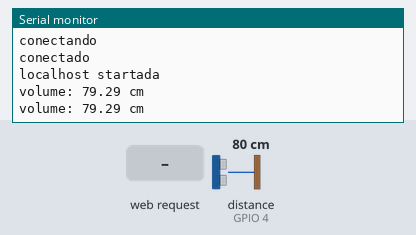
Bench run of a sketch on a simulated ESP8266 (NodeMCU). Shown: the last lines printed to the serial monitor. Wiring (inferred from the names in the program): ultrasonic range finder: trigger GPIO 5; echo GPIO 4. The inputs (shaded band) are chosen by the test bench; at power-on: distance to the obstacle (sensor on GPIO 4) 80 cm. The echo pulse lasts 58.3 µs per cm; WiFi joins after 1.5 s; servers stay silent unless stated.

Above: at 3.2 s.
3.3 s: HTTP request GET / received
5.5 s: distance to the obstacle (sensor on GPIO 4) set to 2 cm
At 6.5 s:
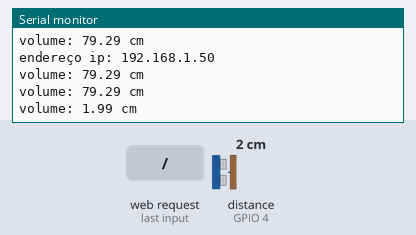
7.0 s: distance to the obstacle (sensor on GPIO 4) set to 4 cm
At 7.8 s:
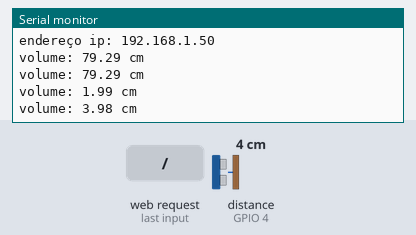
Timing chart, 0 to 10.0 s (numbered marks = the images above; inputs shaded):
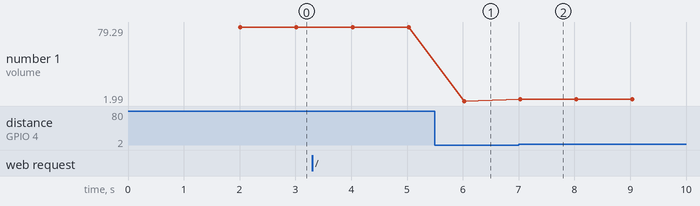

Measured:
- after the input at 5.5 s, the serial monitor: prints a new line after 0.53 s (image 1)
- after the input at 7.0 s, the serial monitor: prints a new line at once (image 2)
- plotted number 1: 79.29 → 1.99 after the input at 5.5 s, 1.99 → 3.98 after the input at 7.0 s

The sketch:

monitoramentoNivelDagua.ino
```cpp
#include <ESP8266WiFi.h>
#include <ESP8266WebServer.h>

const char *ssid = "";
const char *password = "";

const int triggerPin = 5;
const int echoPin = 4;

ESP8266WebServer server(80);

void setup() {
  Serial.begin(115200);
  pinMode(triggerPin, OUTPUT);
  pinMode(echoPin, INPUT);

  conectarWiFi();
  configurarServidor();
}


void loop() {
  server.handleClient();

  float distancia_cm = sonarPing();
  Serial.print("volume: ");
  Serial.print(distancia_cm);
  Serial.println(" cm");

  delay(1000);
}

void conectarWiFi() {
  WiFi.begin(ssid, password);
  while (WiFi.status() != WL_CONNECTED) {
    delay(1000);
    Serial.println("conectando");
  }
  Serial.println("conectado");
}

float sonarPing() {
  digitalWrite(triggerPin, LOW);
  delayMicroseconds(2);
  digitalWrite(triggerPin, HIGH);
  delayMicroseconds(10);
  digitalWrite(triggerPin, LOW);
  return pulseIn(echoPin, HIGH) * 0.034 / 2.0;
}

void configurarServidor() {
  server.on("/", HTTP_GET, []() {
    Serial.print("endereço ip: ");
    Serial.println(WiFi.localIP());

    float distancia_cm = sonarPing();

    String mensagem = "volume: " + String(distancia_cm) + " cm";

    String html = "<html><body>";
    html += "<p>" + mensagem + "</p>";
    html += "</body></html>";

    server.send(200, "text/html", html);
  });

  server.begin();
  Serial.println("localhost startada");
}
```
